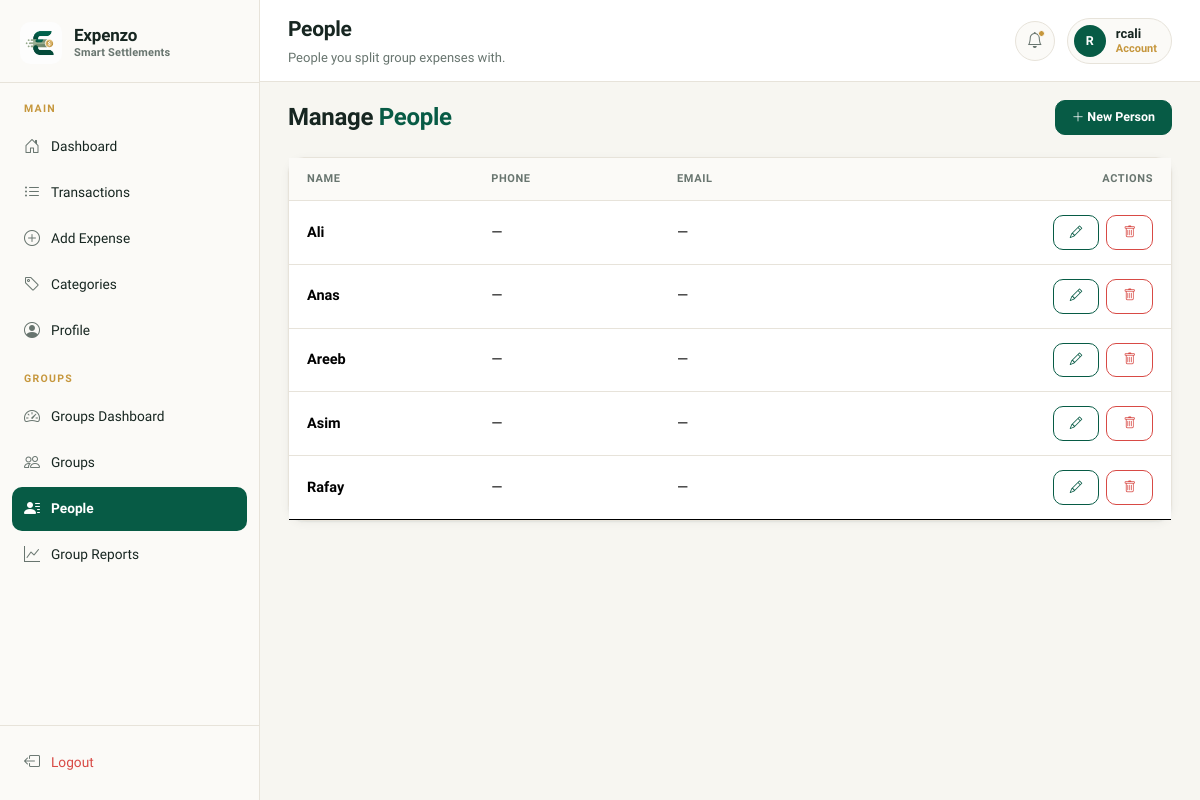
Page /people/ (signed in) on the earlier database version.
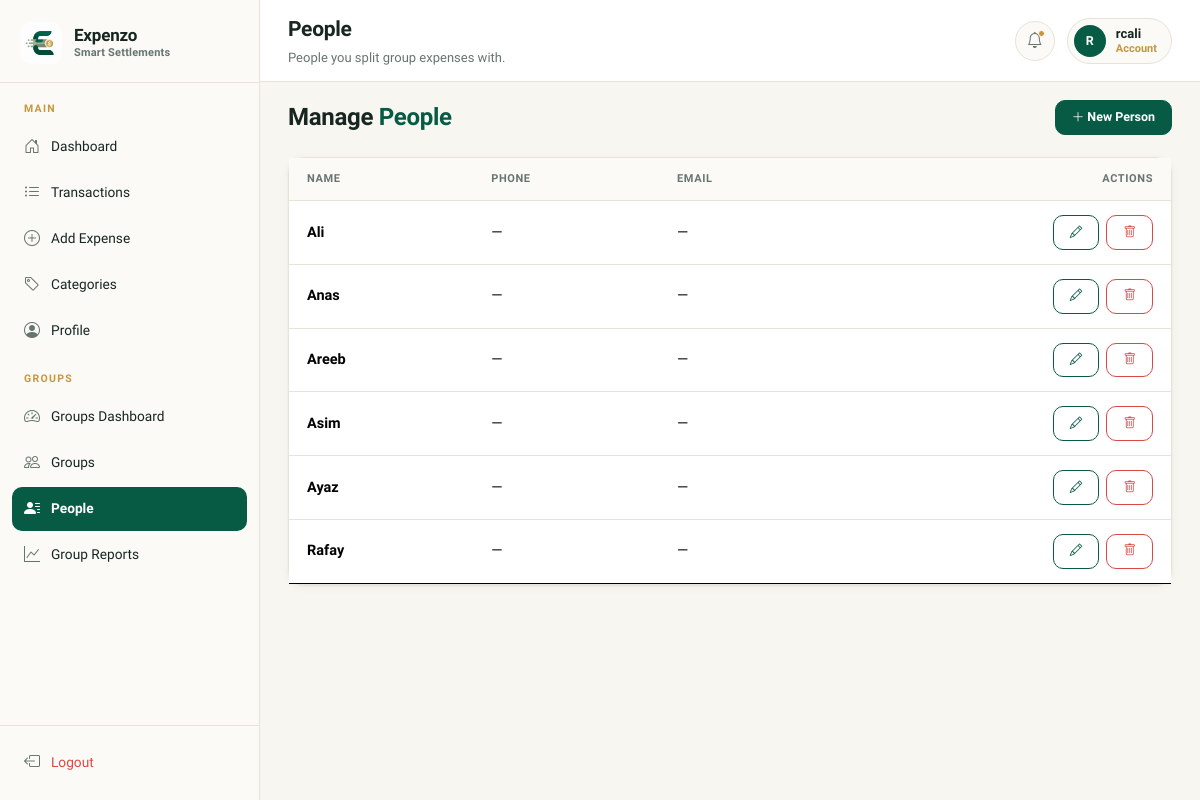
Same page on the later database version.
### tracker/models.py (models this page shows, shortened)
class Person(models.Model):
    user = models.ForeignKey(settings.AUTH_USER_MODEL, on_delete=models.CASCADE, related_name='people')
    name = models.CharField(max_length=150)
    phone = models.CharField(max_length=20, blank=True)
    email = models.EmailField(blank=True)
    created_at = models.DateTimeField(auto_now_add=True)
    class Meta:
        ordering = ['name']

### tracker/views.py (the view)
# urls.py: path('people/', views.PersonListView.as_view(), name='person_list'),
class PersonListView(LoginRequiredMixin, ListView):
    model = Person
    template_name = 'groups/person_list.html'
    context_object_name = 'people'
    def get_queryset(self):
        return Person.objects.filter(user=self.request.user)

### tracker/templates/groups/person_list.html (shortened to what this page needs)
{% extends 'base.html' %}
{% block topbar_title %}People{% endblock %}
{% block topbar_desc %}People you split group expenses with.{% endblock %}
{% block content %}
<div class="d-flex justify-content-between align-items-center mb-4">
  <h5 class="page-heading mb-0">Manage <span>People</span></h5>
  <a href="{% url 'person_create' %}" class="btn btn-primary btn-sm">
    <i class="bi bi-plus-lg"></i> New Person
  </a>
</div>
{% if people %}
<div class="card">
  <div class="card-body p-0">
    <div class="table-responsive">
      <table class="table">
        <thead>
          <tr><th>Name</th><th>Phone</th><th>Email</th><th class="text-end">Actions</th></tr>
        </thead>
        <tbody>
          {% for person in people %}
          <tr>
            <td style="font-weight: 600;">{{ person.name }}</td>
            <td>{{ person.phone|default:"—" }}</td>
            <td>{{ person.email|default:"—" }}</td>
            <td class="text-end">
              <a href="{% url 'person_edit' person.pk %}" class="btn btn-outline-primary btn-sm me-1">
                <i class="bi bi-pencil"></i>
              </a>
              <button type="button" class="btn btn-outline-danger btn-sm"
                      data-bs-toggle="modal" data-bs-target="#deleteModal-{{ person.pk }}">
                <i class="bi bi-trash"></i>
              </button>
            </td>
          </tr>
          {% endfor %}
        </tbody>
      </table>
    </div>
  </div>
</div>
{% endif %}
{% endblock %}

Differences in the rows shown:
added Person: name "Ayaz", phone "—", email "—"
